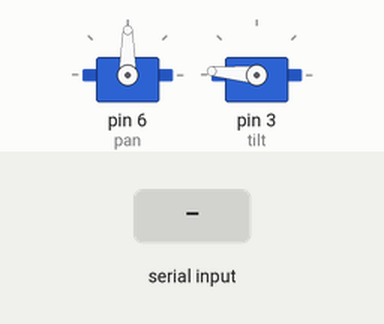
A sketch run on a simulated Arduino Uno, built with avr-gcc and run on an emulated ATmega328P. Parts: 2 × servo. Inputs (shaded band) come from the test bench. What the sketch prints to the serial monitor is not drawn.

Above: at 1.2 s.
1.3 s: "90;45\n" received over Serial
At 1.9 s:
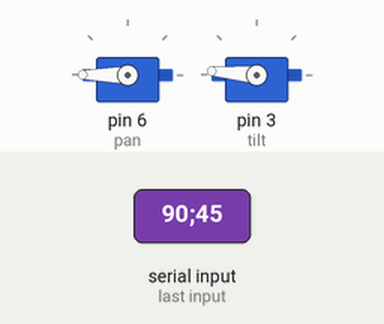
2.8 s: "5\n" received over Serial
Timing chart, 0 to 5.8 s (numbered marks = the images above; inputs shaded):
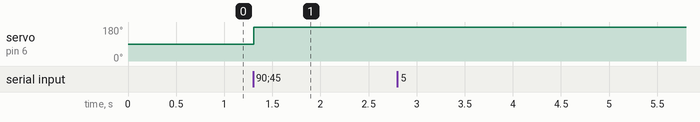

Measured:
- after the input at 1.3 s, servo on pin 6 (pan): 90° → 180° at once
- after the input at 2.8 s, every drawn part: stays the same

The sketch:

firmware.ino
```cpp
#include <Servo.h>

Servo pan;
Servo tilt;

const int min = 20;
const int max = 175;

float x = 90.0;
float y = (float)max;

String read(unsigned long timeout = 1000) {
  String buffer = "";

  unsigned long start = millis();
  while (true) {
    while (Serial.available() > 0) {
      char character = (char)Serial.read();
      if (character == '\r') continue;
      if (character == '\n') {
        return buffer;
      } else {
        buffer += character;
        if (buffer.length() > 200) {
          buffer = buffer.substring(buffer.length() - 200);
        }
      }
    }

    if (timeout > 0 && (millis() - start) > timeout) {
      return "";
    }
  }
}

void move(String command) {
  command.trim();
  int sep = command.indexOf(';');

  if (sep == -1) {
    Serial.println("ERROR: invalid format. e.g: 10;20");
    return 0;
  }

  String sx = command.substring(0, sep);
  String sy = command.substring(sep + 1);

  sx.trim();
  sy.trim();

  float dx = sx.toFloat();
  float dy = sy.toFloat();

  x += dx;
  y += dy;

  if (y > max) {
    y = max;
  }
  if (y < min) {
    y = min;
  }
  tilt.write((int)y);

  if (x > max) {
    x = 180;
  }
  if (x < 0) {
    x = 0;
  }
  pan.write((int)x);
}

void setup() {
  Serial.begin(9600);

  pan.attach(6);
  tilt.attach(3);

  pan.write(x);
  tilt.write(y);
}

void loop() {
  String command = read();
  if (command.length() > 0) {
    move(command);
  }
}
```
